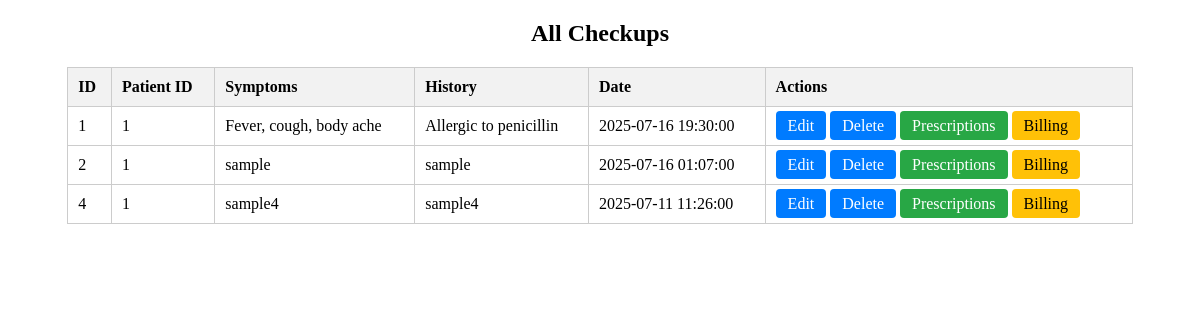
Page /checkups/view_checkups.php on the earlier database version.
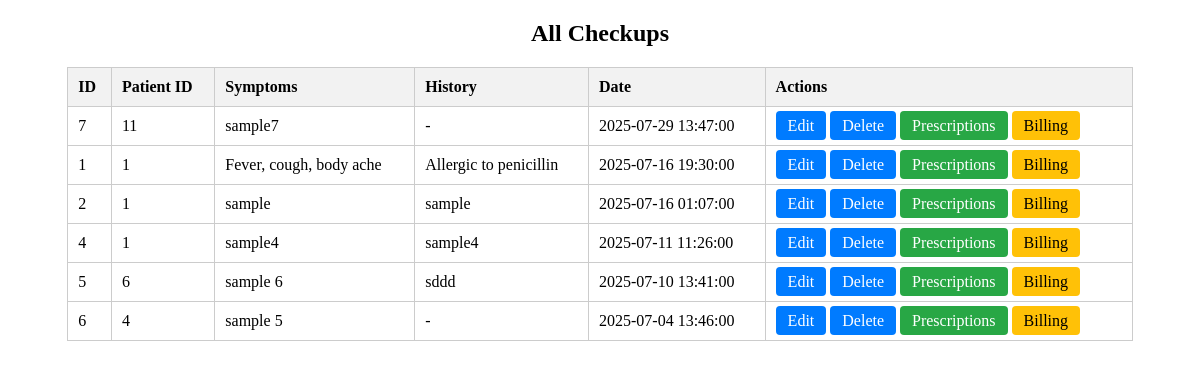
Same page on the later database version.
### tables this page shows
CREATE TABLE `checkups` (
  `id` int(11) NOT NULL,
  `patient_id` int(11) DEFAULT NULL,
  `symptoms` text DEFAULT NULL,
  `history` text DEFAULT NULL,
  `report_path` varchar(255) DEFAULT NULL,
  `date` datetime DEFAULT NULL,
  `diagnosis` text DEFAULT NULL,
  `checkup_date` date DEFAULT NULL,
  `doctor_name` varchar(100) DEFAULT NULL
);

### checkups/view_checkups.php (the view, shortened to what this page needs)
<?php
include '../includes/db_connect.php';
$result = mysqli_query($conn, "SELECT * FROM checkups ORDER BY date DESC");
?>
<!DOCTYPE html>
<html>
<head>
</head>
<body>
<h2 style="text-align:center;">All Checkups</h2>
<table>
    <tr>
        <th>ID</th>
        <th>Patient ID</th>
        <th>Symptoms</th>
        <th>History</th>
        <th>Date</th>
        <th>Actions</th>
    </tr>
    <?php while ($row = mysqli_fetch_assoc($result)) { ?>
        <tr>
            <td><?= $row['id'] ?></td>
            <td><?= $row['patient_id'] ?></td>
            <td><?= htmlspecialchars($row['symptoms']) ?></td>
            <td><?= htmlspecialchars($row['history']) ?></td>
            <td><?= $row['date'] ?></td>
           <td>
    <a href="edit_checkup.php?id=<?= $row['id'] ?>" class="button">Edit</a>
    <a href="delete_checkup.php?id=<?= $row['id'] ?>" class="button" onclick="return confirm('Delete this checkup?');">Delete</a>
    <a href="prescriptions.php?checkup_id=<?= $row['id'] ?>" class="button" style="background-color:#28a745;">Prescriptions</a>
    <a href="billing.php?checkup_id=<?= $row['id'] ?>" class="button" style="background-color:#ffc107; color:black;">Billing</a>
</td>
        </tr>
    <?php } ?>
</table>
</body>
</html>

### checkups/view_checkups.php (style rules this page uses)
table { width: 90%; margin: auto; border-collapse: collapse; }
th, td { padding: 10px; border: 1px solid #ccc; text-align: left; }
th { background-color: #f2f2f2; }
a.button { padding: 6px 12px; background-color: #007bff; color: white; text-decoration: none; border-radius: 4px; }

Differences in the rows shown:
added checkups: id "7", patient "11", symptoms "sample7", history "-", date "2025-07-29 13:47:00"
added checkups: id "5", patient "6", symptoms "sample 6", history "sddd", date "2025-07-10 13:41:00"
added checkups: id "6", patient "4", symptoms "sample 5", history "-", date "2025-07-04 13:46:00"
